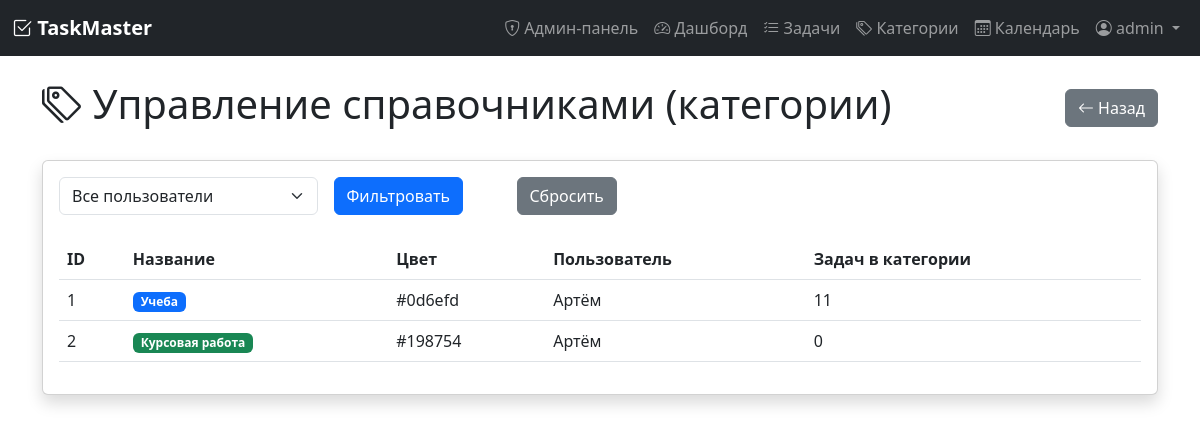
The page /admin/categories (signed in) on the database its author committed.
### models.py (models this page shows, shortened)
class User(UserMixin, db.Model):
    __tablename__ = 'user'
    id = db.Column(db.Integer, primary_key=True)
    username = db.Column(db.String(80), unique=True, nullable=False)
    email = db.Column(db.String(120), unique=True, nullable=False)
    password_hash = db.Column(db.String(200), nullable=False)
    registered_at = db.Column(db.DateTime, default=datetime.utcnow)
    timezone = db.Column(db.String(50), default='Europe/Moscow')
    role = db.Column(db.String(20), default='user')  # 'user' или 'admin'
    tasks = db.relationship('Task', backref='author', lazy=True, cascade='all, delete-orphan')
    categories = db.relationship('Category', backref='user', lazy=True, cascade='all, delete-orphan')
    tags = db.relationship('Tag', backref='user', lazy=True, cascade='all, delete-orphan')

class Category(db.Model):
    __tablename__ = 'category'
    id = db.Column(db.Integer, primary_key=True)
    name = db.Column(db.String(50), nullable=False)
    color = db.Column(db.String(7), default='#6c757d')  # HEX цвет
    user_id = db.Column(db.Integer, db.ForeignKey('user.id'), nullable=False)
    tasks = db.relationship('Task', backref='category', lazy=True)

### app.py (the view)
@app.route('/admin/categories')
@login_required
@admin_required
def admin_categories():
    categories = Category.query.all()
    users = User.query.all()
    user_filter = request.args.get('user', '')
    if user_filter and user_filter.isdigit():
        categories = Category.query.filter_by(user_id=int(user_filter)).all()
    return render_template('admin/categories.html',
                         categories=categories,
                         users=users,
                         user_filter=user_filter)

### app.py (called while the page is built)
def admin_required(func):
    from functools import wraps
    @wraps(func)
    def decorated_view(*args, **kwargs):
        if not current_user.is_authenticated:
            flash('Необходимо войти в систему', 'danger')
            return redirect(url_for('login'))
        if current_user.role != 'admin':
            flash('У вас нет прав доступа к этой странице', 'danger')
            return redirect(url_for('dashboard'))
        return func(*args, **kwargs)
    return decorated_view

@login_manager.user_loader
def load_user(user_id):
    return User.query.get(int(user_id))

### templates/admin/categories.html (shortened to what this page needs)
{% extends "base.html" %}
{% block content %}
<div class="d-flex justify-content-between align-items-center mb-4">
    <h1><i class="bi bi-tags"></i> Управление справочниками (категории)</h1>
    <a href="{{ url_for('admin_panel') }}" class="btn btn-secondary">
        <i class="bi bi-arrow-left"></i> Назад
    </a>
</div>
<div class="card shadow">
    <div class="card-body">
        <form method="GET" class="row g-3 mb-4">
            <div class="col-md-3">
                <select name="user" class="form-select">
                    <option value="">Все пользователи</option>
                </select>
            </div>
            <div class="col-md-2">
                <button type="submit" class="btn btn-primary">Фильтровать</button>
            </div>
            <div class="col-md-2">
                <a href="{{ url_for('admin_categories') }}" class="btn btn-secondary">Сбросить</a>
            </div>
        </form>
        <div class="table-responsive">
            <table class="table table-hover">
                <thead>
                    <tr>
                        <th>ID</th>
                        <th>Название</th>
                        <th>Цвет</th>
                        <th>Пользователь</th>
                        <th>Задач в категории</th>
                    </tr>
                </thead>
                <tbody>
                    {% for category in categories %}
                    <tr>
                        <td>{{ category.id }}</td>
                        <td>
                            <span class="badge" style="background-color: {{ category.color }}">
                                {{ category.name }}
                            </span>
                        </td>
                        <td>{{ category.color }}</td>
                        <td>{{ category.user.username }}</td>
                        <td>{{ category.tasks|length }}</td>
                    </tr>
                    {% endfor %}
                </tbody>
            </table>
        </div>
    </div>
</div>
{% endblock %}

### templates/base.html (shortened to what this page needs)
<!DOCTYPE html>
<html lang="ru">
<head>
    <link href="https://cdn.jsdelivr.net/npm/bootstrap@5.3.0/dist/css/bootstrap.min.css" rel="stylesheet">
    <link rel="stylesheet" href="https://cdn.jsdelivr.net/npm/bootstrap-icons@1.11.0/font/bootstrap-icons.css">
</head>
<body>
    {% if current_user.is_authenticated %}
    <nav class="navbar navbar-expand-lg navbar-dark bg-dark">
        <div class="container-fluid">
            <a class="navbar-brand" href="{{ url_for('dashboard') }}">
                <i class="bi bi-check2-square"></i> TaskMaster
            </a>
            <div class="collapse navbar-collapse" id="navbarNav">
                <ul class="navbar-nav ms-auto">
            {% if current_user.is_authenticated and current_user.role == 'admin' %}
<li class="nav-item">
    <a class="nav-link" href="{{ url_for('admin_panel') }}">
        <i class="bi bi-shield-lock"></i> Админ-панель
    </a>
</li>
{% endif %}
    <li class="nav-item">
        <a class="nav-link" href="{{ url_for('dashboard') }}">
            <i class="bi bi-speedometer2"></i> Дашборд
        </a>
    </li>
    <li class="nav-item">
        <a class="nav-link" href="{{ url_for('tasks') }}">
            <i class="bi bi-list-check"></i> Задачи
        </a>
    </li>
    <li class="nav-item">
        <a class="nav-link" href="{{ url_for('categories') }}">
            <i class="bi bi-tags"></i> Категории
        </a>
    </li>
    <li class="nav-item">
        <a class="nav-link" href="{{ url_for('calendar_view') }}">
            <i class="bi bi-calendar3"></i> Календарь
        </a>
    </li>
    <li class="nav-item dropdown">
        <a class="nav-link dropdown-toggle" href="#" id="userDropdown" role="button" data-bs-toggle="dropdown">
            <i class="bi bi-person-circle"></i> {{ current_user.username }}
        </a>
    </li>
</ul>
            </div>
        </div>
    </nav>
    {% endif %}
    <div class="container mt-4">
        {% block content %}{% endblock %}
    </div>
</body>
</html>

### templates/base.html (style rules this page uses)
.navbar-brand { font-weight: bold; }

### rows shown on the page
User: username "admin"
Category: id "1", name "Учеба", color "#0d6efd", user.username "Артём", tasks|length "11"
Category: id "2", name "Курсовая работа", color "#198754", user.username "Артём", tasks|length "0"
